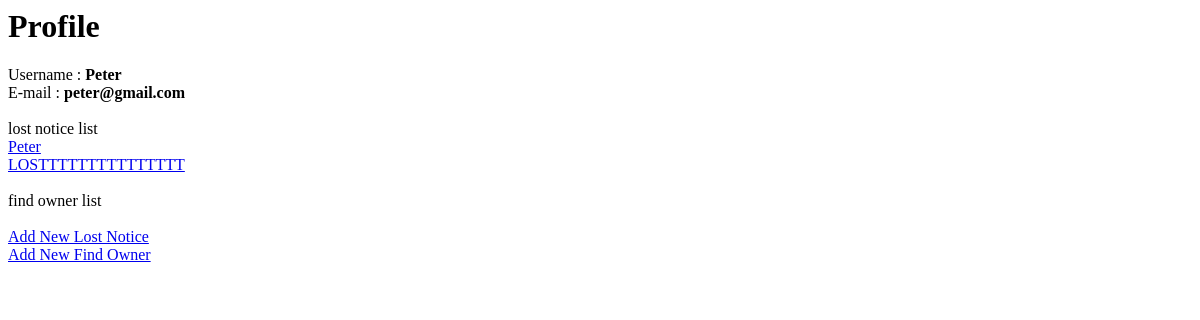
The app's page /profile/1/, older data.
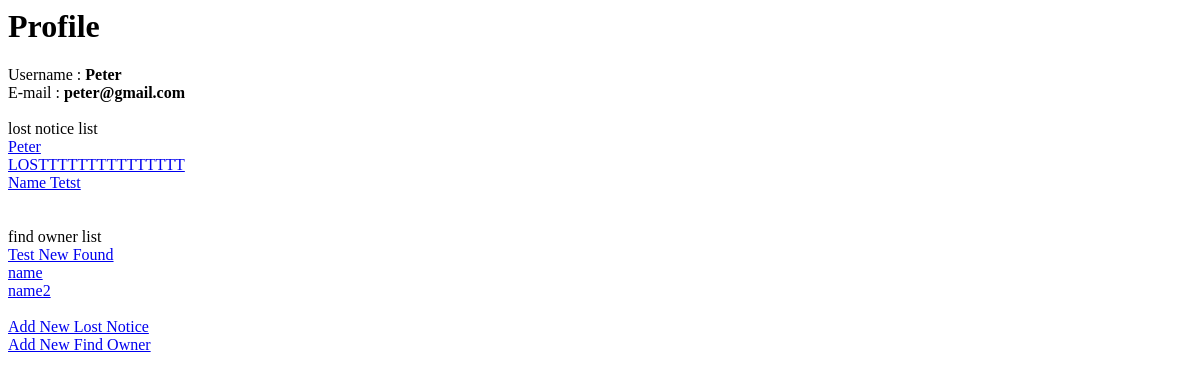
The same page, newer data.
### lostNoitceApp/models.py (models this page shows)
class LostNoticeList(models.Model):
    name_item = models.CharField(max_length=200)
    time_lost = models.CharField(max_length=200)
    location_lost = models.CharField(max_length=200)
    detail = models.CharField(max_length=1000)
    your_name = models.CharField(max_length=200)
    your_email = models.CharField(max_length=200)
    found_it = models.BooleanField(default=False)
    time_submit = models.DateTimeField('date published')

class FindOwnerList(models.Model):
    name_item = models.CharField(max_length=200)
    time_found = models.CharField(max_length=200)
    location_found = models.CharField(max_length=200)
    detail = models.CharField(max_length=1000)
    your_name = models.CharField(max_length=200)
    your_email = models.CharField(max_length=200)
    found_owner = models.BooleanField(default=False)
    time_submit = models.DateTimeField('date published')

### lostNoitceApp/views.py (the view)
# urls.py: url(r'^profile/(?P<user_id>[0-9]+)/$', views.profile, name='profile'),
def profile(request, user_id):
	user_data = userData.objects.get(id=user_id)
	username = user_data.username
	lost_noitce_list = LostNoticeList.objects.filter(your_name=username)
	found_owner_list = FindOwnerList.objects.filter(your_name=username)
	context = {	'lost_noitce_list' : lost_noitce_list,
				'found_owner_list' : found_owner_list,
				'user_data' : user_data }
	return render(request, 'profile_page.html', context)

### lostNoitceApp/templates/profile_page.html (shortened to what this page needs)
<html>
<head>
</head>
<body>
<h1>Profile</h1>
Username : <B>{{user_data.username}}</B> <br>
E-mail : <B>{{user_data.email}}</B> <br>
<br>
lost notice list
{% if lost_noitce_list %}
	{% for LostNoticeList in lost_noitce_list %}
		<tr><td><a href="{% url 'detail_lost_item' LostNoticeList.id %}">{{ LostNoticeList.name_item }}</a></td></tr> <br>
	{% endfor %}
{% endif %}
<br>
find owner list
<br>
{% if found_owner_list %}
	{% for FindOwnerList in found_owner_list %}
		<tr><td><a href="{% url 'detail_lost_item' FindOwnerList.id %}">{{ FindOwnerList.name_item }}</a></td></tr> <br>
	{% endfor %}
{% endif %}
<br>
<a href="{% url 'add_new_lost_item' user_data.id %}" id="add_new_lost_item">Add New Lost Notice</a>
<br>
<a href="{% url 'add_new_found_owner' user_data.id %}" id="add_new_found_owner">Add New Find Owner</a>
</body>
</html>

Row changes from the older to the newer data that the page shows:
added LostNoticeList: name_item "Name Tetst"
added FindOwnerList: name_item "Test New Found"
added FindOwnerList: name_item "name"
added FindOwnerList: name_item "name2"
